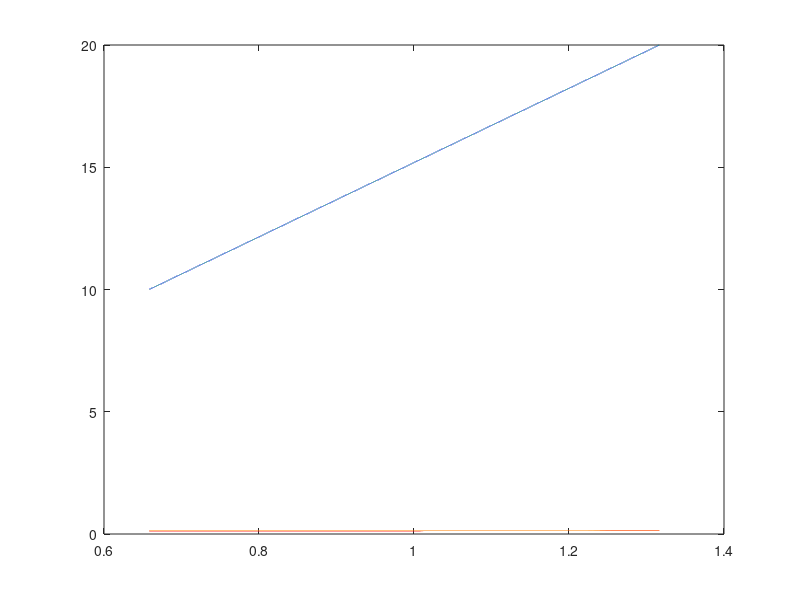

The MATLAB source for this figure:
clc; clearvars; close all;
h_bar=6.62607015e-34/2/pi;
e=1.602e-19;

Area=40;
Ic=Area*1e-6;
C=Area*5e-15;
V_shunt=0.25e-3;
R=V_shunt/Ic;
beta_c=2*e*R*R*C*Ic/h_bar;


dTau=1e-2;
fTau=1e3;
Tau_array=0:dTau:fTau; 
I=0:.2e-9:20e-6;
sai1=ones(1,length(Tau_array)+1)*5;
sai2=ones(1,length(Tau_array)+1)*5;
% I=20e-6*sin(Tau_array);
for j=1:length(Tau_array)
    sai1(j+1) = sai1(j)+sai2(j)*dTau;
    sai2(j+1) = sai2(j)+(-sai2(j)/beta_c-sin(sai1(j))/beta_c+I(j)/Ic/beta_c)*dTau;
end
t_array=Tau_array*(h_bar/(2*e*R*Ic));
dt=dTau*(h_bar/(2*e*R*Ic));
vt=h_bar/2/e*diff(sai1)/dt;

plot(t_array(round(end/2):end)*1e9,I(round(end/2):end)*1e6)
hold on;
plot(t_array(round(end/2):end)*1e9,vt(round(end/2):end)*1e6)
